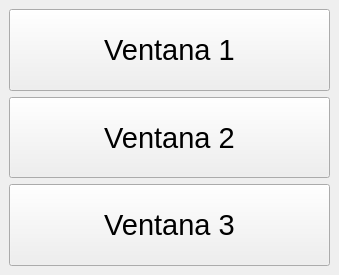
<?xml version="1.0" encoding="UTF-8"?>
<ui version="4.0">
 <class>MainWindow</class>
 <widget class="QMainWindow" name="MainWindow">
  <property name="geometry">
   <rect>
    <x>0</x>
    <y>0</y>
    <width>339</width>
    <height>275</height>
   </rect>
  </property>
  <property name="font">
   <font>
    <pointsize>22</pointsize>
   </font>
  </property>
  <property name="windowTitle">
   <string>MainWindow</string>
  </property>
  <widget class="QWidget" name="centralwidget">
   <layout class="QVBoxLayout" name="verticalLayout">
    <item>
     <widget class="QPushButton" name="pushButton">
      <property name="sizePolicy">
       <sizepolicy hsizetype="Minimum" vsizetype="Expanding">
        <horstretch>0</horstretch>
        <verstretch>0</verstretch>
       </sizepolicy>
      </property>
      <property name="text">
       <string>Ventana 1</string>
      </property>
     </widget>
    </item>
    <item>
     <widget class="QPushButton" name="pushButton_2">
      <property name="sizePolicy">
       <sizepolicy hsizetype="Minimum" vsizetype="Expanding">
        <horstretch>0</horstretch>
        <verstretch>0</verstretch>
       </sizepolicy>
      </property>
      <property name="text">
       <string>Ventana 2</string>
      </property>
     </widget>
    </item>
    <item>
     <widget class="QPushButton" name="pushButton_3">
      <property name="sizePolicy">
       <sizepolicy hsizetype="Minimum" vsizetype="Expanding">
        <horstretch>0</horstretch>
        <verstretch>0</verstretch>
       </sizepolicy>
      </property>
      <property name="text">
       <string>Ventana 3</string>
      </property>
     </widget>
    </item>
   </layout>
  </widget>
 </widget>
 <resources/>
 <connections/>
</ui>
